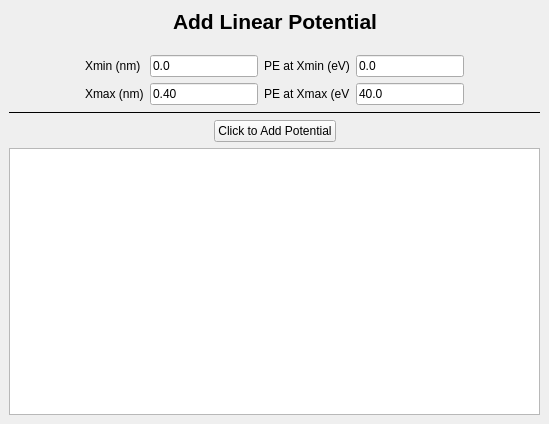
<?xml version="1.0" encoding="UTF-8"?>
<ui version="4.0">
 <class>AddSlopedPotentialDock</class>
 <widget class="QDockWidget" name="AddSlopedPotentialDock">
  <property name="geometry">
   <rect>
    <x>0</x>
    <y>0</y>
    <width>549</width>
    <height>424</height>
   </rect>
  </property>
  <property name="features">
   <set>QDockWidget::DockWidgetFloatable|QDockWidget::DockWidgetMovable</set>
  </property>
  <property name="windowTitle">
   <string>Add Linear Potential</string>
  </property>
  <widget class="QWidget" name="dockWidgetContents">
   <layout class="QVBoxLayout" name="verticalLayout_2">
    <item>
     <layout class="QVBoxLayout" name="verticalLayout">
      <item>
       <layout class="QHBoxLayout" name="horizontalLayout_3">
        <item>
         <spacer name="horizontalSpacer_6">
          <property name="orientation">
           <enum>Qt::Horizontal</enum>
          </property>
          <property name="sizeHint" stdset="0">
           <size>
            <width>40</width>
            <height>20</height>
           </size>
          </property>
         </spacer>
        </item>
        <item>
         <widget class="QLabel" name="label_6">
          <property name="font">
           <font>
            <pointsize>16</pointsize>
            <weight>75</weight>
            <bold>true</bold>
           </font>
          </property>
          <property name="text">
           <string>Add Linear Potential</string>
          </property>
          <property name="wordWrap">
           <bool>true</bool>
          </property>
         </widget>
        </item>
        <item>
         <spacer name="horizontalSpacer_4">
          <property name="orientation">
           <enum>Qt::Horizontal</enum>
          </property>
          <property name="sizeHint" stdset="0">
           <size>
            <width>40</width>
            <height>20</height>
           </size>
          </property>
         </spacer>
        </item>
       </layout>
      </item>
      <item>
       <spacer name="verticalSpacer">
        <property name="orientation">
         <enum>Qt::Vertical</enum>
        </property>
        <property name="sizeType">
         <enum>QSizePolicy::Fixed</enum>
        </property>
        <property name="sizeHint" stdset="0">
         <size>
          <width>20</width>
          <height>15</height>
         </size>
        </property>
       </spacer>
      </item>
      <item>
       <layout class="QHBoxLayout" name="horizontalLayout_2">
        <item>
         <spacer name="horizontalSpacer_5">
          <property name="orientation">
           <enum>Qt::Horizontal</enum>
          </property>
          <property name="sizeHint" stdset="0">
           <size>
            <width>40</width>
            <height>20</height>
           </size>
          </property>
         </spacer>
        </item>
        <item>
         <layout class="QFormLayout" name="formLayout_2">
          <item row="0" column="0">
           <widget class="QLabel" name="label_2">
            <property name="text">
             <string>Xmin (nm)</string>
            </property>
           </widget>
          </item>
          <item row="0" column="1">
           <widget class="QLineEdit" name="le_xmin">
            <property name="text">
             <string>0.0</string>
            </property>
           </widget>
          </item>
          <item row="1" column="0">
           <widget class="QLabel" name="label_4">
            <property name="text">
             <string>Xmax (nm)</string>
            </property>
           </widget>
          </item>
          <item row="1" column="1">
           <widget class="QLineEdit" name="le_xmax">
            <property name="text">
             <string>0.40</string>
            </property>
           </widget>
          </item>
         </layout>
        </item>
        <item>
         <layout class="QFormLayout" name="formLayout">
          <item row="0" column="0">
           <widget class="QLabel" name="label">
            <property name="text">
             <string>PE at Xmin (eV)</string>
            </property>
           </widget>
          </item>
          <item row="0" column="1">
           <widget class="QLineEdit" name="le_vxmin">
            <property name="text">
             <string>0.0</string>
            </property>
           </widget>
          </item>
          <item row="1" column="0">
           <widget class="QLabel" name="label_5">
            <property name="text">
             <string>PE at Xmax (eV</string>
            </property>
           </widget>
          </item>
          <item row="1" column="1">
           <widget class="QLineEdit" name="le_vxmax">
            <property name="text">
             <string>40.0</string>
            </property>
           </widget>
          </item>
         </layout>
        </item>
        <item>
         <spacer name="horizontalSpacer_3">
          <property name="orientation">
           <enum>Qt::Horizontal</enum>
          </property>
          <property name="sizeHint" stdset="0">
           <size>
            <width>40</width>
            <height>20</height>
           </size>
          </property>
         </spacer>
        </item>
       </layout>
      </item>
      <item>
       <widget class="Line" name="line">
        <property name="frameShadow">
         <enum>QFrame::Plain</enum>
        </property>
        <property name="orientation">
         <enum>Qt::Horizontal</enum>
        </property>
       </widget>
      </item>
      <item>
       <layout class="QHBoxLayout" name="horizontalLayout">
        <item>
         <spacer name="horizontalSpacer">
          <property name="orientation">
           <enum>Qt::Horizontal</enum>
          </property>
          <property name="sizeHint" stdset="0">
           <size>
            <width>40</width>
            <height>20</height>
           </size>
          </property>
         </spacer>
        </item>
        <item>
         <widget class="QPushButton" name="pb_ok">
          <property name="text">
           <string>Click to Add Potential</string>
          </property>
         </widget>
        </item>
        <item>
         <spacer name="horizontalSpacer_2">
          <property name="orientation">
           <enum>Qt::Horizontal</enum>
          </property>
          <property name="sizeHint" stdset="0">
           <size>
            <width>40</width>
            <height>20</height>
           </size>
          </property>
         </spacer>
        </item>
       </layout>
      </item>
      <item>
       <widget class="QTextEdit" name="te_addslope"/>
      </item>
     </layout>
    </item>
   </layout>
  </widget>
 </widget>
 <resources/>
 <connections/>
</ui>
